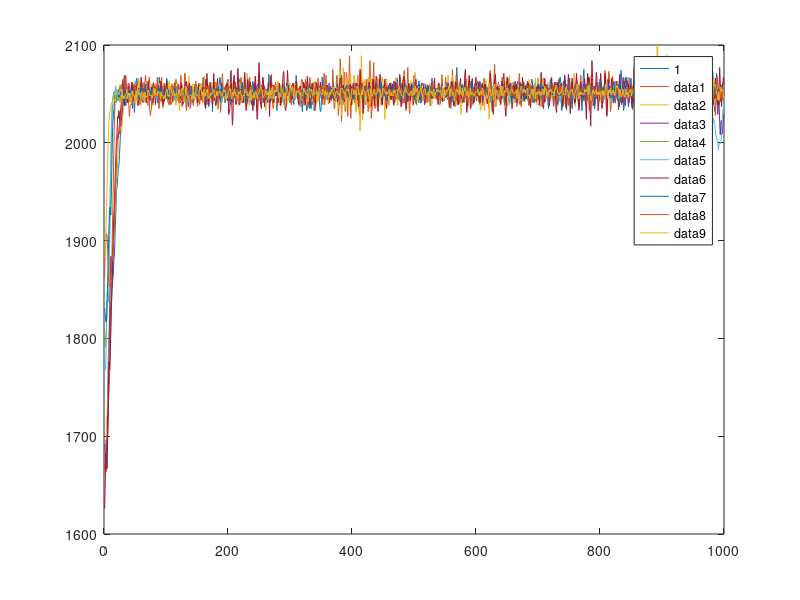
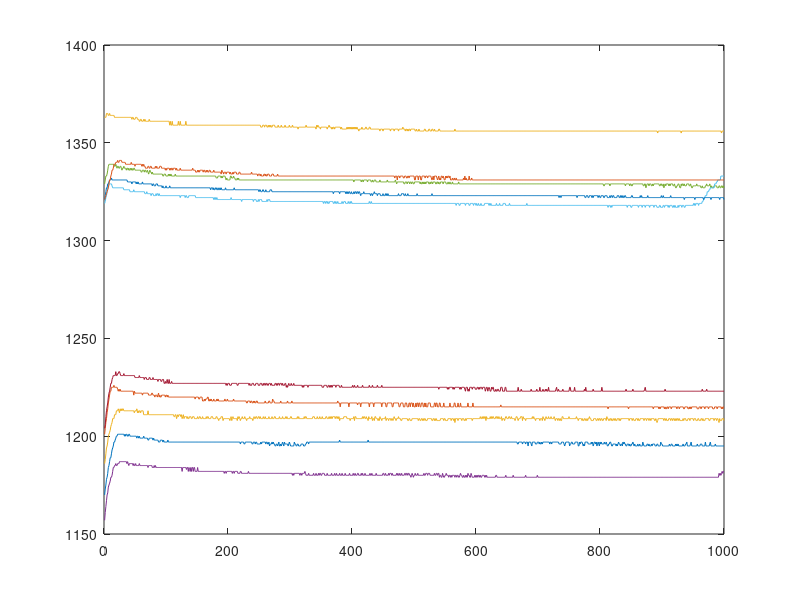
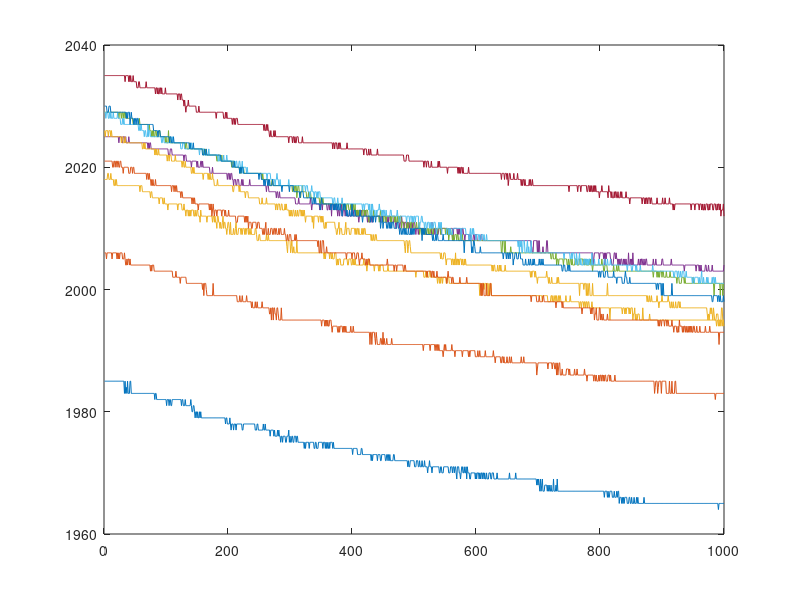

MATLAB code for these plots, in order:
clear all;
close all;

testtime=30;

arc1=load('acrylic_211_01_HOLD.mat');
arc2=load('acrylic_211_02_HOLD.mat');
arc3=load('acrylic_211_03_HOLD.mat');
arc4=load('acrylic_211_04_HOLD.mat');
arc5=load('acrylic_211_05_HOLD.mat');
arc6=load('acrylic_211_06_HOLD.mat');
arc7=load('acrylic_211_07_HOLD.mat');
arc8=load('acrylic_211_08_HOLD.mat');
arc9=load('acrylic_211_09_HOLD.mat');
arc10=load('acrylic_211_10_HOLD.mat');

arc1V=arc1.F0pac(2,:);
arc2V=arc2.F0pac(2,:);
arc3V=arc3.F0pac(2,:);
arc4V=arc4.F0pac(2,:);
arc5V=arc5.F0pac(2,:);
arc6V=arc6.F0pac(2,:);
arc7V=arc7.F0pac(2,:);
arc8V=arc8.F0pac(2,:);
arc9V=arc9.F0pac(2,:);
arc10V=arc10.F0pac(2,:);

TV=[arc1V(testtime),arc2V(testtime),arc3V(testtime),arc4V(testtime),arc5V(testtime),arc6V(testtime),arc7V(testtime),arc8V(testtime),arc9V(testtime),arc10V(testtime)].';

arc1P=arc1.F0pdc.';
arc2P=arc2.F0pdc.';
arc3P=arc3.F0pdc.';
arc4P=arc4.F0pdc.';
arc5P=arc5.F0pdc.';
arc6P=arc6.F0pdc.';
arc7P=arc7.F0pdc.';
arc8P=arc8.F0pdc.';
arc9P=arc9.F0pdc.';
arc10P=arc10.F0pdc.';
TP=[arc1P(testtime),arc2P(testtime),arc3P(testtime),arc4P(testtime),arc5P(testtime),arc6P(testtime),arc7P(testtime),arc8P(testtime),arc9P(testtime),arc10P(testtime)].';

arc1T=arc1.F0tdc.';
arc2T=arc2.F0tdc.';
arc3T=arc3.F0tdc.';
arc4T=arc4.F0tdc.';
arc5T=arc5.F0tdc.';
arc6T=arc6.F0tdc.';
arc7T=arc7.F0tdc.';
arc8T=arc8.F0tdc.';
arc9T=arc9.F0tdc.';
arc10T=arc10.F0tdc.';
TT=[arc1T(testtime),arc2T(testtime),arc3T(testtime),arc4T(testtime),arc5T(testtime),arc6T(testtime),arc7T(testtime),arc8T(testtime),arc9T(testtime),arc10T(testtime)].';

Tall=[TV,TP,TT];
figure(1)
plot(arc1V);hold on;
legend('1');
plot(arc2V);hold on;
plot(arc3V);hold on;
plot(arc4V);hold on;
plot(arc5V);hold on;
plot(arc6V);hold on;
plot(arc7V);hold on;
plot(arc8V);hold on;
plot(arc9V);hold on;
plot(arc10V);hold on;

figure(2)
plot(arc1P);hold on;
plot(arc2P);hold on;
plot(arc3P);hold on;
plot(arc4P);hold on;
plot(arc5P);hold on;
plot(arc6P);hold on;
plot(arc7P);hold on;
plot(arc8P);hold on;
plot(arc9P);hold on;
plot(arc10P);hold on;

figure(3)
plot(arc1T);hold on;
plot(arc2T);hold on;
plot(arc3T);hold on;
plot(arc4T);hold on;
plot(arc5T);hold on;
plot(arc6T);hold on;
plot(arc7T);hold on;
plot(arc8T);hold on;
plot(arc9T);hold on;
plot(arc10T);hold on;



